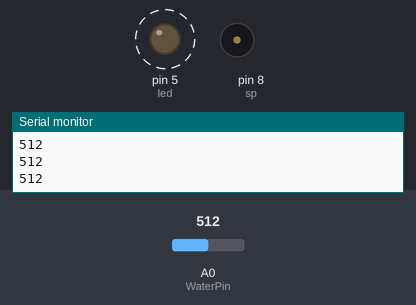
Recording of a sketch running on a simulated Arduino Uno, built with avr-gcc and run on an emulated ATmega328P. On the bench: output pins drawn as LEDs (lit = HIGH), buzzer (waves = sounding), the last lines printed to the serial monitor. Dashed ring = blinking. The inputs (shaded band) are chosen by the test bench; at power-on: A0 (WaterPin) = 512.

Above: at 1.4 s.
1.5 s: A0 (WaterPin) set to 110
4.7 s: A0 (WaterPin) set to 96
At 5.4 s:
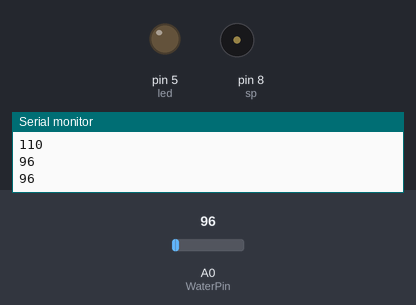
Timing chart, 0 to 7.7 s (numbered marks = the images above; inputs shaded):
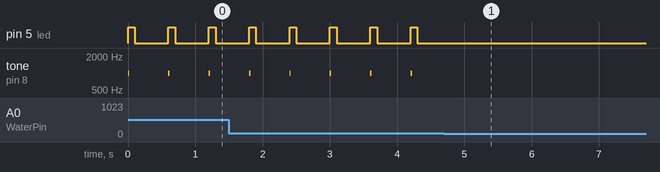

The sketch:

sketch_apr07e.ino
```cpp
int WaterPin=A0;
int led=5;
int sp=8;
int value;
void setup() {
  // put your setup code here, to run once:
  pinMode(WaterPin, INPUT);
  pinMode(led, OUTPUT);
  pinMode(sp, OUTPUT);
  Serial.begin(9600); //시리얼 모니터 설정(초기화)
}

void loop() {
  // put your main code here, to run repeatedly:
  value=analogRead(WaterPin);
  if(value>100){
    tone(sp, 1000, 20);
    digitalWrite(led, HIGH);
    delay(100);
    digitalWrite(led, LOW);
  } else{
    noTone(sp);
    digitalWrite(led, LOW);
  }
  Serial.println(value);
  delay(500);
}
```

Measured:
- the behaviour switches between 101 and 100 on A0 (WaterPin) (found by bisection; images 0 and 1)
- after the input at 4.7 s, pin 5 (led): stops changing and stays LOW; tone on pin 8 (sp): stops changing and stays silent
- by itself, pin 5 (led): alternates HIGH for 0.10 s and LOW for 0.50 s
- by itself, tone on pin 8 (sp): alternates 1000 Hz for 0.02 s and silent for 0.58 s
